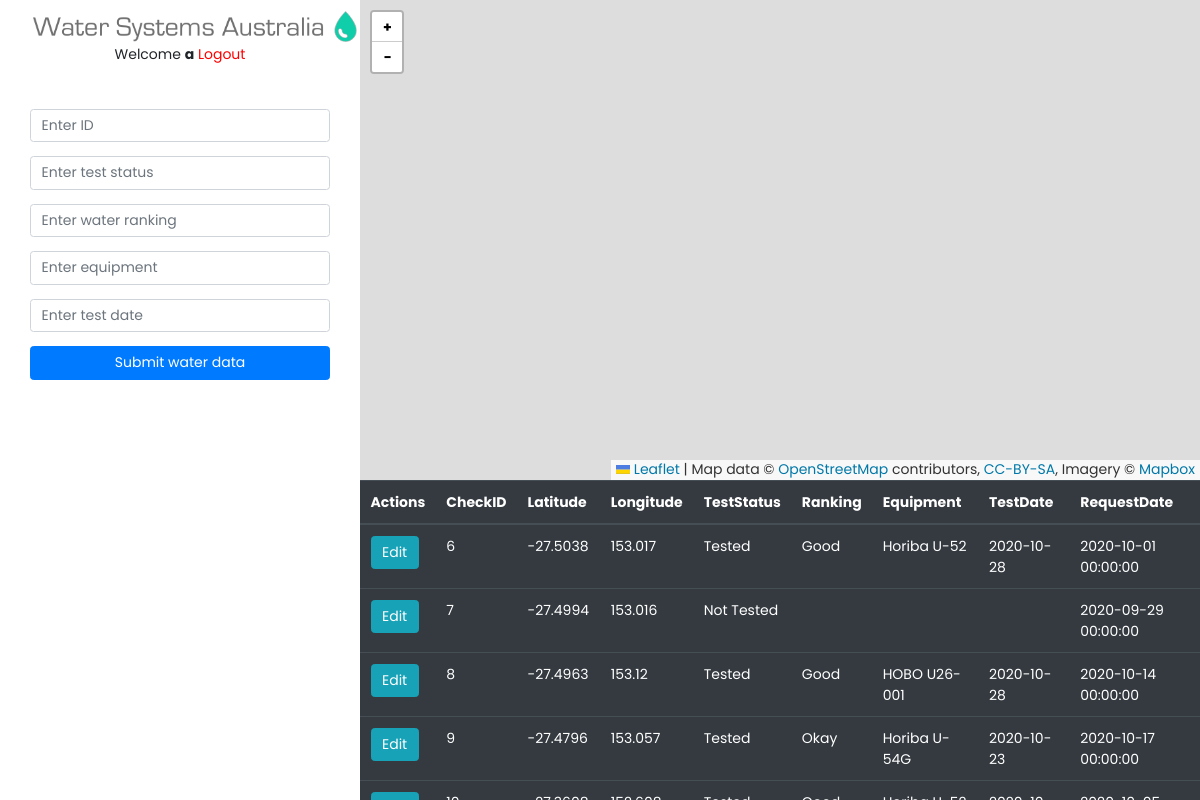
The app's page /account.php (signed in) with its own data.
### tables this page shows
CREATE TABLE `Sites` (
  `CheckID` int(11) NOT NULL,
  `Latitude` float NOT NULL,
  `Longitude` float NOT NULL,
  `Description` varchar(256) NOT NULL,
  `TestStatus` varchar(50) DEFAULT 'Not Tested',
  `Ranking` varchar(50) DEFAULT NULL,
  `Equipment` varchar(256) DEFAULT NULL,
  `TestDate` date DEFAULT NULL,
  `RequestDate` datetime DEFAULT NULL
);

### account.php (the view, shortened to what this page needs)
<html>
    <head>
        <link rel="stylesheet" href="css/sidebar.css">
    	<link rel="stylesheet" href="https://unpkg.com/leaflet@1.6.0/dist/leaflet.css"
/>
        <link rel="stylesheet" href="https://unpkg.com/esri-leaflet-geocoder@2.3.3/dist/esri-leaflet-geocoder.css"
>
        <link rel="stylesheet" href="https://stackpath.bootstrapcdn.com/bootstrap/4.3.1/css/bootstrap.min.css">
        <link rel="stylesheet" href="https://unpkg.com/leaflet-geosearch@3.0.0/dist/geosearch.css"/>
    </head>
    <body>
    <div class="grid-container-2">
        <div class="sidebar-2">
            <div class="button-box">
                <a href="index.php">
                    <img src="images/logo.png" id="logo" alt="Water Systems Australia Logo">
                </a>
                <div class="messages">
                    <?php  if (isset($_SESSION['username'])) : ?>
			            <p>Welcome <strong><?php echo $_SESSION['username']; ?></strong></p>&nbsp;
			            <p><a href="account.php?logout='1'" style="color: red;">Logout</a></p>
                    <?php endif ?>
                </div>
                <?php require_once 'connection.php'; ?>
                <div class="address-quality">
                <form action="connection.php" id="gov-form" method="POST">
                    <div class="form-group">
                        <input type="number" class="form-control" name="check-id"
                               placeholder="Enter ID" value="<?php echo $checkid; ?>">
                    </div>
                    <div class="form-group">
                        <input type="text" class="form-control" name="test-status"
                            placeholder="Enter test status" value="<?php echo $teststatus; ?>">
                    </div>
                    <div class="form-group">
                        <input type="text" class="form-control" name="water-ranking"
                            placeholder="Enter water ranking" value="<?php echo $testranking; ?>">
                    </div>
                    <div class="form-group">
                        <input type="text" class="form-control" name="equipment"
                            placeholder="Enter equipment" value="<?php echo $equipment; ?>">
                    </div>
                    <div class="form-group">
                        <input type="text" class="form-control" name="test-date"
                            placeholder="Enter test date" value="<?php echo $testdate; ?>">
                    </div>
                    <button type="submit" class="btn btn-primary" name="submit-gov">Submit water data</button>
                </form>
                </div>
            </div>
        </div>
        <div class="main-2">
            <div class="map-2" id="mapid"></div>
            <?php
                $conn = new mysqli('localhost', 'gents', 'truegents1', 'water_quality') or die(mysqli_error($conn));
                $sql = $conn->query("SELECT CheckID, Latitude, Longitude, TestStatus, Ranking, Equipment, TestDate, RequestDate FROM Sites") or die($conn->error);
            ?>
            <div class="water-table-gov">
                <table class="table table-condensed table-dark" id ="data-table">
                    <thead>
                        <tr>
                            <th scope="col" onclick="sortTable(0)">Actions</th>
                            <th scope="col" onclick="sortTable(1)">CheckID</th>
                            <th scope="col" onclick="sortTable(2)">Latitude</th>
                            <th scope="col" onclick="sortTable(3)">Longitude</th>
                            <th scope="col" onclick="sortTable(4)">TestStatus</th>
                            <th scope="col" onclick="sortTable(5)">Ranking</th>
                            <th scope="col" onclick="sortTable(6)">Equipment</th>
                            <th scope="col" onclick="sortTable(7)">TestDate</th>
                            <th scope="col" onclick="sortTable(8)">RequestDate</th>
                        </tr>
                    </thead>
                    <?php
                        while ($row = $sql->fetch_assoc()): ?>
                            <tr id=<?php echo $row['CheckID']; ?>>
                                <td><a href="account.php?edit=<?php echo $row['CheckID']; ?>" class="btn btn-info">Edit</a></td>
                                <td><?php echo $row['CheckID']; ?></td>
                                <td><?php echo $row['Latitude']; ?></td>
                                <td><?php echo $row['Longitude']; ?></td>
                                <td><?php echo $row['TestStatus']; ?></td>
                                <td><?php echo $row['Ranking']; ?></td>
                                <td><?php echo $row['Equipment']; ?></td>
                                <td><?php echo $row['TestDate']; ?></td>
                                <td><?php echo $row['RequestDate']; ?></td>
                            </tr>
                        <?php endwhile; ?>
                </table>
            </div>
        </div>
    </div>
    </body>
</html>

### css/sidebar.css (style rules this page uses)
* { margin: 0; padding: 0; font-family: "Poppins", sans-serif; font-size: 14px; }
.grid-container-2 { width: 100%; margin: 0 auto; height: 100%; display: flex; }
@media only screen and (max-width: 2560px) { .main-2 { height: 100%; width: 70%; } }
@media only screen and (max-width: 2560px) { .sidebar-2 { width: 30%; height: 100%; background-color: white; transition: 1s ease; position: relative; z-index: 1; } }
@media only screen and (max-width: 2560px) { .water-table-gov { height: 40%; width: 100%; overflow: scroll; } }
@media only screen and (max-width: 2560px) { .map-2 { width: 100%; height: 60%; } }
@media only screen and (max-width: 2560px) { #logo { margin-top: 0.75em; margin-bottom: 0.1em; margin-left: 30px; width: 90%; } }
@media only screen and (max-width: 2560px) { .messages { display: flex; justify-content: center; align-items: center; width: 100%; height: 10%; margin-bottom: 0.5em; } }
@media only screen and (max-width: 2560px) { .address-quality { width: 100%; } }
#gov-form { margin-top: 1em; padding: 0.5em 2em 0.5em 2em; border-radius: 5px; border: 2px solid white; }
.button-box { display: flex; flex-direction: column; align-items: center; justify-content: center; text-align: center; z-index: 1; }
.states a, button { color: black; padding: 10px; text-decoration: none; display: block; width: 100%; border: none; }

### records on screen
sites: CheckID "6", Latitude "-27.5038", Longitude "153.017", TestStatus "Tested", Ranking "Good", Equipment "Horiba U-52", TestDate "2020-10-28", RequestDate "2020-10-01 00:00:00"
sites: CheckID "7", Latitude "-27.4994", Longitude "153.016", TestStatus "Not Tested", RequestDate "2020-09-29 00:00:00"
sites: CheckID "8", Latitude "-27.4963", Longitude "153.12", TestStatus "Tested", Ranking "Good", Equipment "HOBO U26-001", TestDate "2020-10-28", RequestDate "2020-10-14 00:00:00"
sites: CheckID "9", Latitude "-27.4796", Longitude "153.057", TestStatus "Tested", Ranking "Okay", Equipment "Horiba U-54G", TestDate "2020-10-23", RequestDate "2020-10-17 00:00:00"

### other values on screen
$_SESSION['username'] "a"
